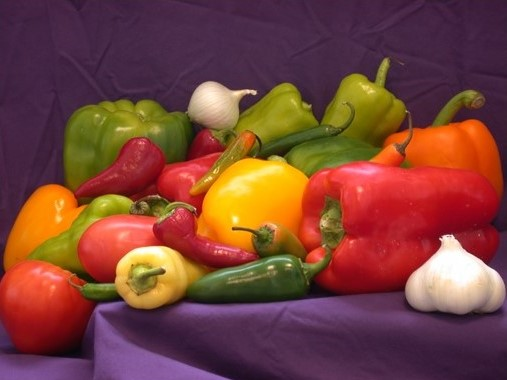
#> input picture P3/wp.jpg, 507 x 380 px
$ python tugas3.py
#> lines starting #> are read from the running program, lines starting #| are printed output that depends on the picture
import cv2
import numpy as np

# 1. Ambil gambar dengan noise
# Load gambar asli
image = cv2.imread('wp.jpg', cv2.IMREAD_GRAYSCALE)
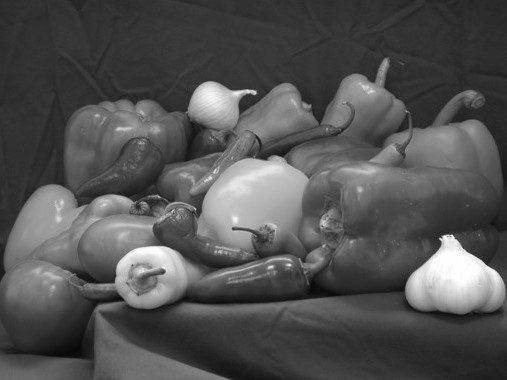
#> image: shape (380, 507); min 7, max 255, mean 82.2
if image is None:
    print("Error: Gambar tidak ditemukan!")
    exit()

# Tambahkan noise ke gambar (Gaussian noise)
noise = np.random.normal(0, 25, image.shape).astype(np.uint8)
noisy_image = cv2.add(image, noise)
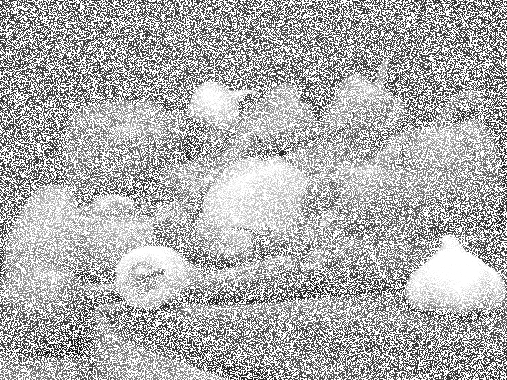
#> noisy_image: shape (380, 507); min 9, max 255, mean 175

# Simpan gambar dengan noise untuk melihat perbedaan
cv2.imwrite('noisy_image.jpg', noisy_image)

# 2. Gunakan filter untuk mengurangi noise
# Mean filter
mean_filtered = cv2.blur(noisy_image, (5, 5))

# Median filter
median_filtered = cv2.medianBlur(noisy_image, 5)
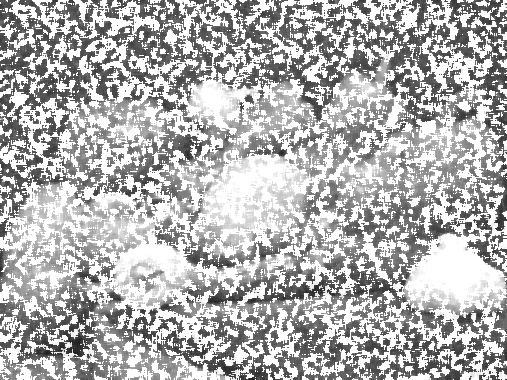
#> median_filtered: shape (380, 507); min 29, max 255, mean 178.5

# Gaussian filter
gaussian_filtered = cv2.GaussianBlur(noisy_image, (5, 5), 0)
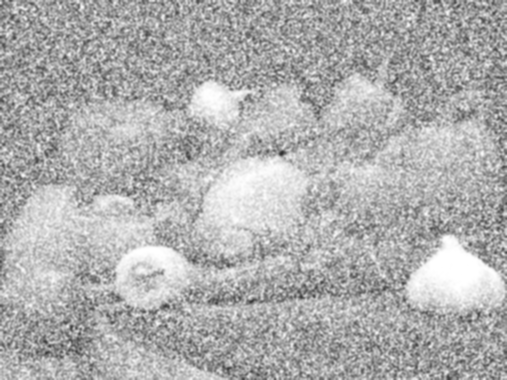
#> gaussian_filtered: shape (380, 507); min 45, max 255, mean 175

# 3. Equalisasi histogram untuk meningkatkan kontras
equalized_image = cv2.equalizeHist(gaussian_filtered)
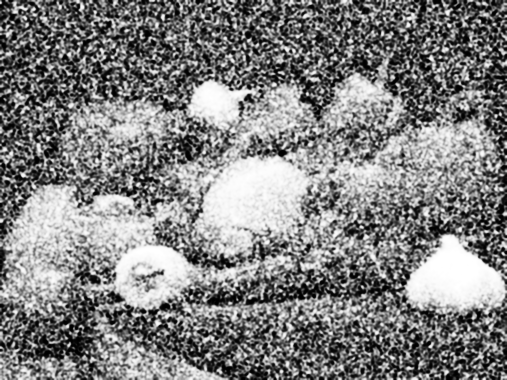
#> equalized_image: shape (380, 507); min 0, max 255, mean 128.6

# 4. Transformasi geometris
# Rotasi
(h, w) = equalized_image.shape[:2]
#> h = 380; w = 507
center = (w // 2, h // 2)
#> center = (253, 190)
rotation_matrix = cv2.getRotationMatrix2D(center, angle=45, scale=1.0)  # 45 derajat rotasi
rotated_image = cv2.warpAffine(equalized_image, rotation_matrix, (w, h))
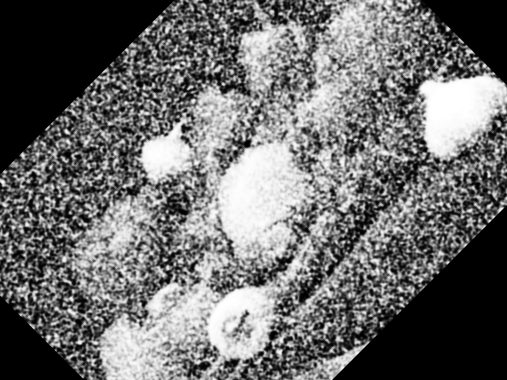
#> rotated_image: shape (380, 507); min 0, max 255, mean 107.7

# Scaling (resize 1.5x)
scaled_image = cv2.resize(equalized_image, None, fx=1.5, fy=1.5, interpolation=cv2.INTER_LINEAR)
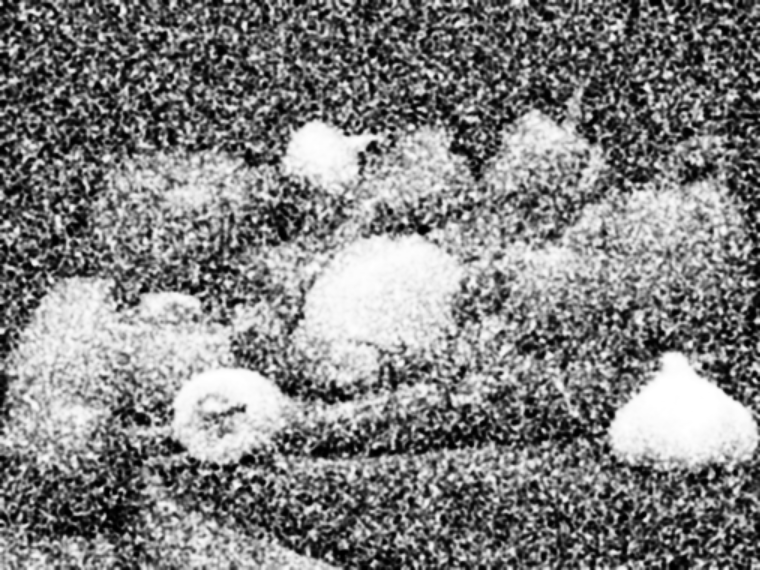
#> scaled_image: shape (570, 760); min 0, max 255, mean 128.5

# Simpan hasil transformasi
cv2.imwrite('mean_filtered.jpg', mean_filtered)
cv2.imwrite('median_filtered.jpg', median_filtered)
cv2.imwrite('gaussian_filtered.jpg', gaussian_filtered)
cv2.imwrite('equalized_image.jpg', equalized_image)
cv2.imwrite('rotated_image.jpg', rotated_image)
cv2.imwrite('scaled_image.jpg', scaled_image)

# Tampilkan hasil
cv2.imshow("Original Image", image)
cv2.imshow("Noisy Image", noisy_image)
cv2.imshow("Mean Filtered", mean_filtered)
cv2.imshow("Median Filtered", median_filtered)
cv2.imshow("Gaussian Filtered", gaussian_filtered)
cv2.imshow("Equalized Image", equalized_image)
cv2.imshow("Rotated Image", rotated_image)
cv2.imshow("Scaled Image", scaled_image)
cv2.waitKey(0)
cv2.destroyAllWindows()
